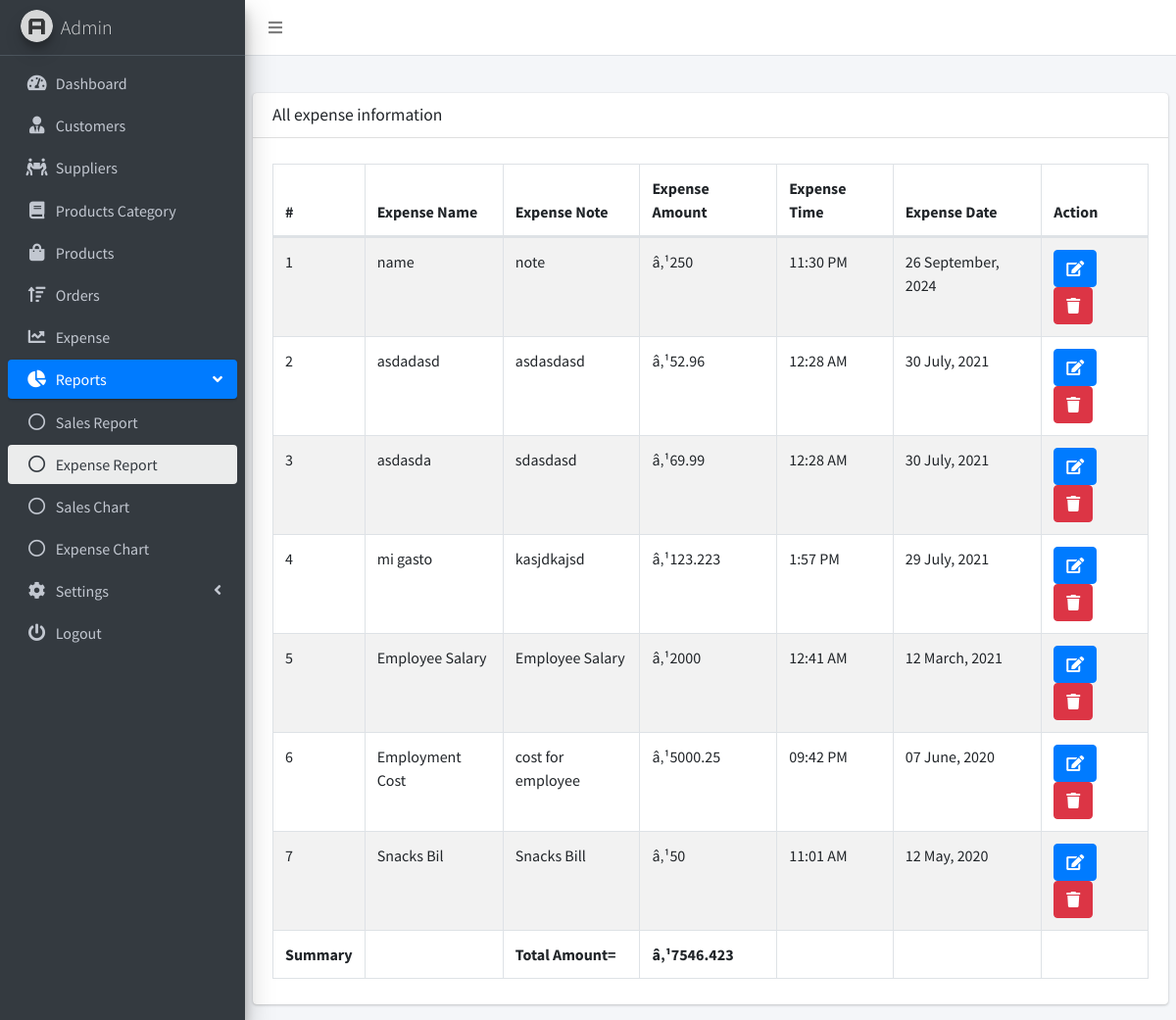
Page /expense_report.php (signed in) on the committed database.
### tables this page shows
CREATE TABLE `expense` (
  `expense_id` int(255) NOT NULL,
  `expense_name` varchar(255) NOT NULL,
  `expense_note` varchar(255) NOT NULL,
  `expense_amount` varchar(255) NOT NULL,
  `expense_date` varchar(255) NOT NULL,
  `expense_time` varchar(255) NOT NULL,
  `timestamp` timestamp NOT NULL DEFAULT current_timestamp() ON UPDATE current_timestamp()
);

CREATE TABLE `shop` (
  `shop_id` int(11) NOT NULL,
  `shop_name` varchar(255) NOT NULL,
  `shop_contact` varchar(255) NOT NULL,
  `shop_email` varchar(255) NOT NULL,
  `shop_address` varchar(255) NOT NULL,
  `tax` varchar(11) NOT NULL,
  `currency_symbol` varchar(20) NOT NULL,
  `shop_status` varchar(255) NOT NULL
);

### my_function.php (called while the page is built, shortened)
<?php
function getTotalExpense()
{
    global $con;
    $sql = mysqli_query($con, "SELECT SUM(expense_amount) as total FROM expense");
    $row = mysqli_fetch_array($sql);
    $sum = $row['total'];
    return $sum;
}
function getCurrency()
{
    global $con;
    $result = mysqli_query($con, "SELECT currency_symbol FROM shop WHERE shop_id=1 ");
    $row = mysqli_fetch_assoc($result);
    $currency = $row['currency_symbol'];
    return $currency;
}
?>

### expense_report.php (the view, shortened to what this page needs)
<!DOCTYPE html>
<html lang="en">
<head>
    <link rel="stylesheet" href="dist/css/preloader.css">
    <link rel="stylesheet" href="plugins/fontawesome-free/css/all.min.css">
    <link rel="stylesheet" href="https://code.ionicframework.com/ionicons/2.0.1/css/ionicons.min.css">
    <link rel="stylesheet" href="plugins/datatables-bs4/css/dataTables.bootstrap4.min.css">
    <link rel="stylesheet" href="plugins/datatables-responsive/css/responsive.bootstrap4.min.css">
    <link rel="stylesheet" href="dist/css/buttons.dataTables.min.css">
    <link rel="stylesheet" href="dist/css/adminlte.min.css">
</head>
<body class="hold-transition sidebar-mini">
<div class="wrapper">
    <nav class="main-header navbar navbar-expand navbar-white navbar-light">
        <ul class="navbar-nav">
            <li class="nav-item">
                <a class="nav-link" data-widget="pushmenu" href="#" role="button"><i class="fas fa-bars"></i></a>
            </li>
        </ul>
    </nav>
    <aside class="main-sidebar sidebar-dark-primary elevation-4">
        <a href="#" class="brand-link">
            <img src="dist/img/AdminLTELogo.png"
                 alt="AdminLTE Logo"
                 class="brand-image img-circle elevation-3"
                 style="opacity: .8">
            <span class="brand-text font-weight-light">Admin</span>
        </a>
        <div class="sidebar">
            <nav class="mt-2">
                <ul class="nav nav-pills nav-sidebar flex-column" data-widget="treeview" role="menu"
                    data-accordion="false">
                    <li class="nav-item">
                        <a href="dashboard.php" class="nav-link">
                            <i class="nav-icon fas fa-tachometer-alt"></i>
                            <p>
                                Dashboard
                            </p>
                        </a>
                    </li>
                    <li class="nav-item">
                        <a href="customers.php" class="nav-link">
                            <i class="nav-icon fas fa-user-tie"></i>
                            <p>
                                Customers
                            </p>
                        </a>
                    </li>
                    <li class="nav-item">
                        <a href="suppliers.php" class="nav-link">
                            <i class="nav-icon fas fa-people-carry"></i>
                            <p>
                                Suppliers
                            </p>
                        </a>
                    </li>
                    <li class="nav-item">
                        <a href="category.php" class="nav-link">
                            <i class="nav-icon fas fa-book"></i>
                            <p>
                                Products Category
                            </p>
                        </a>
                    </li>
                    <li class="nav-item">
                        <a href="products.php" class="nav-link">
                            <i class="nav-icon fas fa-shopping-bag"></i>
                            <p>
                                Products
                            </p>
                        </a>
                    </li>
                    <li class="nav-item">
                        <a href="orders.php" class="nav-link">
                            <i class="nav-icon fas fa-sort-amount-up"></i>
                            <p>
                                Orders
                            </p>
                        </a>
                    </li>
                    <li class="nav-item">
                        <a href="expense.php" class="nav-link">
                            <i class="nav-icon fas fa-chart-line"></i>
                            <p>
                                Expense
                            </p>
                        </a>
                    </li>
                    <li class="nav-item has-treeview menu-open">
                        <a href="#" class="nav-link active">
                            <i class="nav-icon fas fa-chart-pie"></i>
                            <p>
                                Reports
                                <i class="right fas fa-angle-left"></i>
                            </p>
                        </a>
                        <ul class="nav nav-treeview">
                            <li class="nav-item">
                                <a href="sales_report.php" class="nav-link">
                                    <i class="far fa-circle nav-icon"></i>
                                    <p>Sales Report</p>
                                </a>
                            </li>
                            <li class="nav-item">
                                <a href="expense_report.php" class="nav-link active">
                                    <i class="far fa-circle nav-icon"></i>
                                    <p>Expense Report</p>
                                </a>
                            </li>
                            <li class="nav-item">
                                <a href="sales_chart.php" class="nav-link">
                                    <i class="far fa-circle nav-icon"></i>
                                    <p>Sales Chart </p>
                                </a>
                            </li>
                            <li class="nav-item">
                                <a href="expense_chart.php" class="nav-link">
                                    <i class="far fa-circle nav-icon"></i>
                                    <p>Expense Chart</p>
                                </a>
                            </li>
                        </ul>
                    </li>
                    <li class="nav-item">
                        <a href="products.php" class="nav-link">
                            <i class="nav-icon fas fa-cog"></i>
                            <p>
                                Settings
                                <i class="right fas fa-angle-left"></i>
                            </p>
                        </a>
                    </li>
                    <li class="nav-item">
                        <a href="logout.php" class="nav-link">
                            <i class="nav-icon fas fa-power-off"></i>
                            <p>
                                Logout
                            </p>
                        </a>
                    </li>
                </ul>
            </nav>
        </div>
    </aside>
    <div class="content-wrapper">
        <section class="content-header">
        </section>
        <section class="content">
            <div class="row">
                <div class="col-12">
                    <div class="card">
                        <div class="card-header">
                            <h3 class="card-title">All expense information</h3>
                        </div>
                        <div class="card-body">
                            <table id="example1" class="table table-bordered table-striped">
                                <thead>
                                <tr>
                                    <th>#</th>
                                    <th>Expense Name</th>
                                    <th>Expense Note</th>
                                    <th>Expense Amount</th>
                                    <th>Expense Time</th>
                                    <th>Expense Date</th>
                                    <th>Action</th>
                                </tr>
                                </thead>
                                <tbody>
                                <?php
                                include('db_connect.php');
                                include('my_function.php');
                                $total_expense = getTotalExpense();
                                $currency = getCurrency();
                                $sql = "SELECT * FROM expense ORDER BY expense_id DESC";
                                $result = mysqli_query($con, $sql);
                                $i = 1;
                                while ($row = mysqli_fetch_array($result)) {
                                    echo "<tr>";
                                    echo "<td>" . $i . "</td>";
                                    echo "<td>" . $row['expense_name'] . "</td>";
                                    echo "<td>" . $row['expense_note'] . "</td>";
                                    echo "<td>" . $currency . $row['expense_amount'] . "</td>";
                                    echo "<td>" . $row['expense_time'] . "</td>";
                                    echo "<td>" . date('d F, Y', strtotime($row['expense_date'])) . "</td>";
                                    echo "<td><a class='btn btn-primary'  href=\"edit_expense.php?id=" . $row['expense_id'] . "\" ><i class='fas fa-edit'></i></a> ";
                                    echo "<a class='confirmation btn btn-danger'  href=\"delete_expense.php?id=" . $row['expense_id'] . "\" ><i class='fas fa-trash'></i></a></td>";
                                    $i++;
                                    echo "</tr> ";
                                }
                                echo "<tr>";
                                echo "<th>Summary</th>";
                                echo "<th></th>";
                                echo "<th>Total Amount=</th>";
                                echo "<th>".getCurrency() . $total_expense . "</th>";
                                echo "<th></th>";
                                echo "<th></th>";
                                echo "<th></th>";
                                echo "</tr>";
                                echo " </tbody>";
                                echo " </table>";
                                ?>
                        </div>
                    </div>
                </div>
            </div>
        </section>
    </div>
</div>
</body>
</html>

### rows in the picture
expense: expense_name "name", expense_note "note", expense_amount "250", expense_time "11:30 PM", expense_date "26 September, 2024"
shop: currency_symbol "â‚¹"
expense: expense_name "asdadasd", expense_note "asdasdasd", expense_amount "52.96", expense_time "12:28 AM", expense_date "30 July, 2021"
expense: expense_name "asdasda", expense_note "sdasdasd", expense_amount "69.99", expense_time "12:28 AM", expense_date "30 July, 2021"
expense: expense_name "mi gasto", expense_note "kasjdkajsd", expense_amount "123.223", expense_time "1:57 PM", expense_date "29 July, 2021"
expense: expense_name "Employee Salary", expense_note "Employee Salary", expense_amount "2000", expense_time "12:41 AM", expense_date "12 March, 2021"
expense: expense_name "Employment Cost", expense_note "cost for employee", expense_amount "5000.25", expense_time "09:42 PM", expense_date "07 June, 2020"
expense: expense_name "Snacks Bil", expense_note "Snacks Bill", expense_amount "50", expense_time "11:01 AM", expense_date "12 May, 2020"

### other values in the picture
$total_expense "7546.423"
